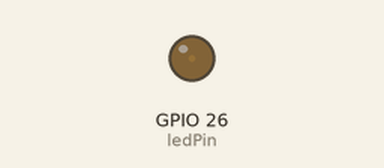
Recording of a sketch running on a simulated ESP32. Shown: output pins drawn as LEDs (lit = HIGH).

Above: at 0.05 s.
At 0.65 s:
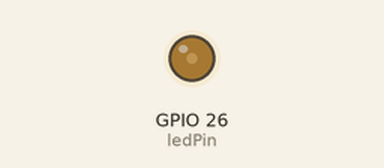
At 1.3 s:
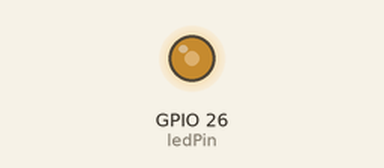
At 2.55 s:
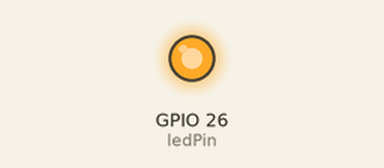
Timing chart, 0 to 5.9 s (numbered marks = the images above):
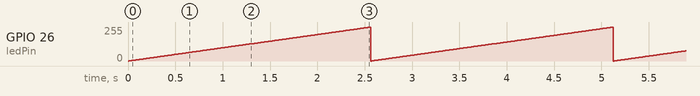

The sketch:

brightness_control.ino
```cpp
// ESP32 LED Brightness Control using PWM

const int ledPin = 26;

// PWM Configuration
const int freq = 5000;
const int channel = 0;
const int resolution = 8;   // 8-bit (0-255)

void setup() {
  ledcAttach(ledPin, freq, resolution);
}

void loop() {

  // Increase brightness
  for (int brightness = 0; brightness <= 255; brightness++) {
    ledcWrite(ledPin, brightness);
    delay(10);
  }

}
```

Measured:
- by itself, GPIO 26 (ledPin): ramps from 0/255 to 255/255 and jumps back, once every 2.6 s
